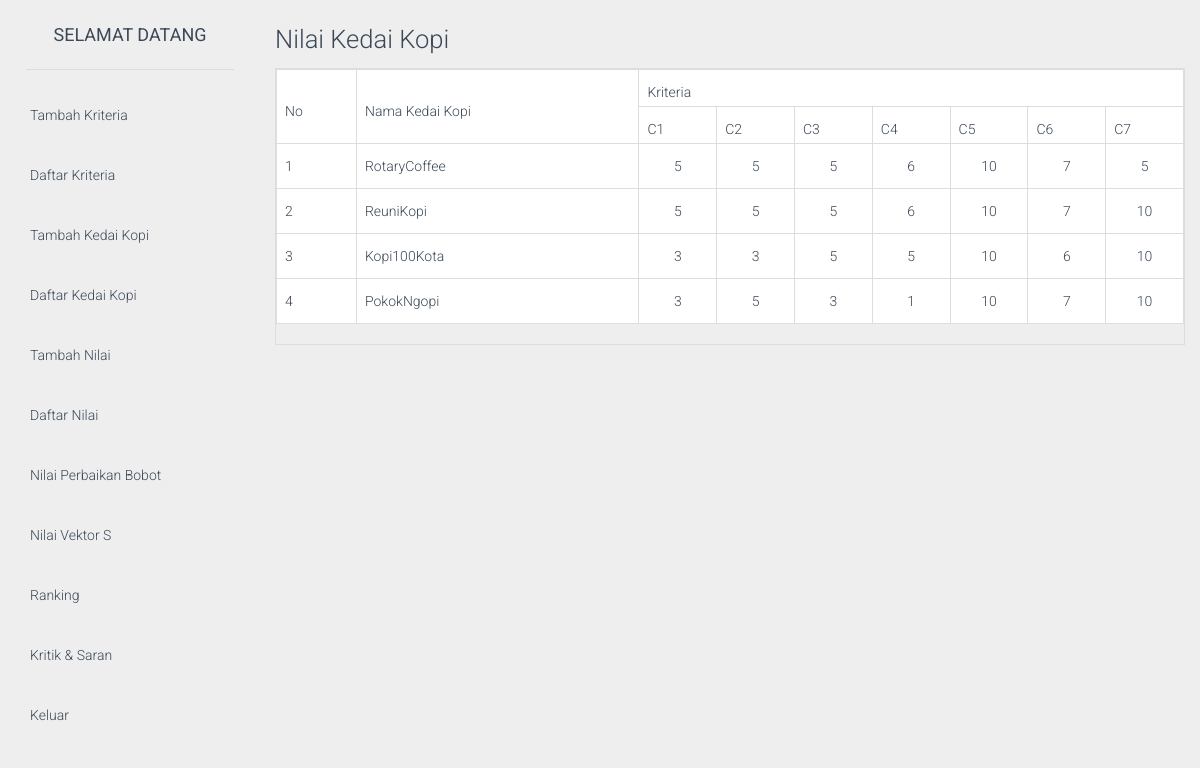
/login/dashboard/index.php?page=6 (signed in), run on an earlier commit of the app's database.
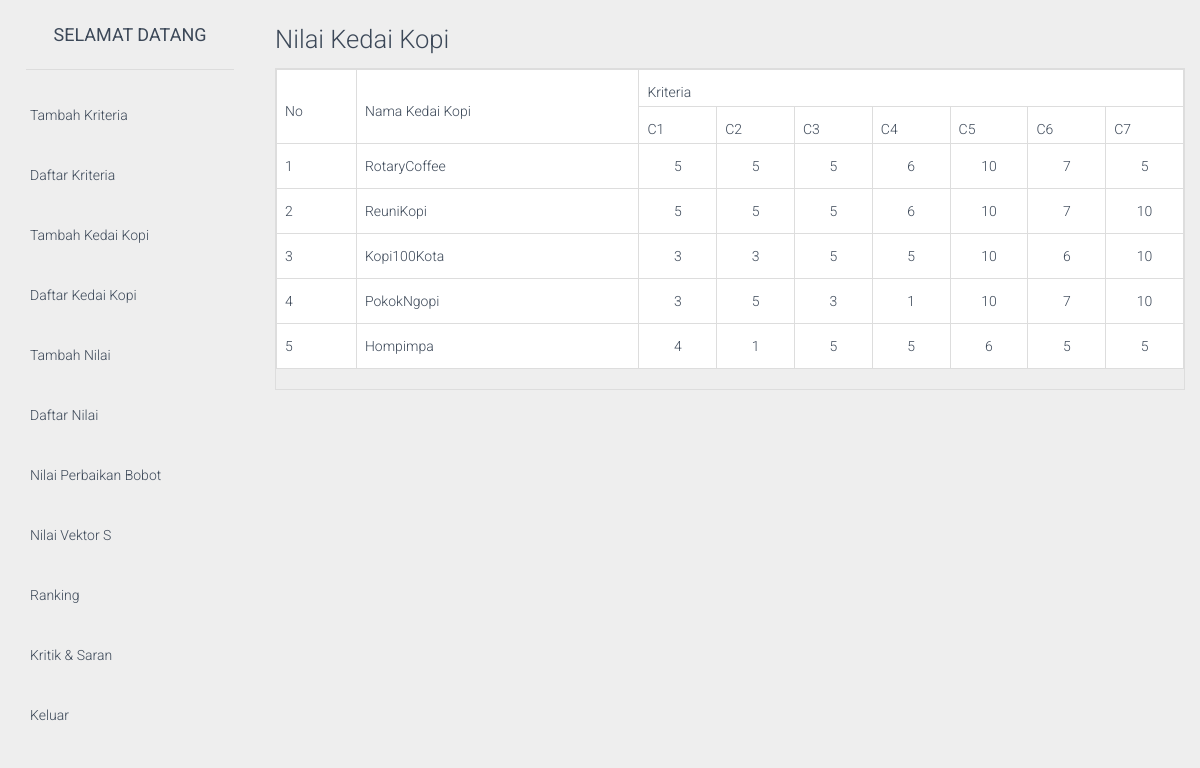
And on a later commit of the database.
### tables this page shows
CREATE TABLE `alternatif` (
  `id_alternatif` varchar(5) NOT NULL,
  `nm_alternatif` varchar(35) NOT NULL,
  `n_vektor_s` double NOT NULL,
  `n_vektor_v` double NOT NULL
);

CREATE TABLE `nilai` (
  `id_nilai` int(7) NOT NULL,
  `id_alternatif` varchar(7) NOT NULL,
  `id_kriteria` varchar(7) NOT NULL,
  `nilai` double NOT NULL
);

### login/dashboard/include/nilai_list.php (the view)
<?php
include ("../koneksi/koneksi.php");
$s=mysqli_query($conn, "select * from kriteria");
$h=mysqli_num_rows($s);
?>
<div class="box-header">
	<h3 class="box-title ">Nilai Kedai Kopi</h3>
</div>
<div class="table table-bordered table-responsive">
	<table class="table table-bordered table-responsive">
		<thead>
			<tr>
				<th rowspan="2">No</th>
				<th rowspan="2">Nama Kedai Kopi</th>
				<th colspan="<?php echo $h; ?>">Kriteria</th>
			</tr>
			<tr>
				<?php
for($n=1;$n<=$h;$n++){
	echo"<th>C{$n}</th>";
}
?>
			</tr>
		</thead>
		<tbody>
			<?php
$i=0;
$a=mysqli_query($conn, "select * from alternatif");
while($da=mysqli_fetch_assoc($a)){
	echo "<tr>
		<td>".(++$i)."</td>
		<td>$da[nm_alternatif]</td>";
		$idalt=$da['id_alternatif'];
			$n=mysqli_query($conn, "select * from nilai where id_alternatif='$idalt'");
		while($dn=mysqli_fetch_assoc($n)){
			echo "<td align='center'>$dn[nilai]</td>";
		}
		echo "</tr>\n";
}
?>
		</tbody>
	</table>
</div>

### login/dashboard/index.php (shortened to what this page needs)
<?php
$role = "";
if ($_SESSION['role_user'] == 0) {
	$role = "Admin";
}
$getPage = $_GET['page'];
switch ($getPage) {
    case 6:
        $page               = "include/nilai_list.php";
        break;
}
?>
<!doctype html>
<html lang="en">
<head>
    <?php
        include "include/libs.php";
    ?>
</head>
<body>
    <div class="wrapper">
        <div class="sidebar" data-color="purple" data-image="../assets/img/sidebar-1.jpg">
            <div class="logo">
                <a href="" class="simple-text">
                    Selamat Datang
                </a>
            </div>
            <div class="sidebar-wrapper">
                <?php if($role == "Admin"){
                    echo '
                        <ul class="nav">
                            <li class="">
                                <a href="index.php?page=1">
                                    <p>Tambah Kriteria </p>
                                </a>
                            </li>
                            <li class="">
                                <a href="index.php?page=2">
                                    <p>Daftar Kriteria</p>
                                </a>
                            </li>
                            <li class="">
                                <a href="index.php?page=3">
                                    <p>Tambah Kedai Kopi</p>
                                </a>
                            </li>
                            <li class="">
                                <a href="index.php?page=4">
                                    <p>Daftar Kedai Kopi</p>
                                </a>
                            </li>
                            <li class="">
                                <a href="index.php?page=5">
                                    <p>Tambah Nilai</p>
                                </a>
                            </li>
                            <li class="">
                                <a href="index.php?page=6">
                                    <p>Daftar Nilai</p>
                                </a>
                            </li>
                            <li class="">
                                <a href="index.php?page=7">
                                    <p>Nilai Perbaikan Bobot</p>
                                </a>
                            </li>
                            <li class="">
                                <a href="index.php?page=8">
                                    <p>Nilai Vektor S</p>
                                </a>
                            </li>
                            <li class="">
                                <a href="index.php?page=9">
                                    <p>Ranking</p>
                                </a>
                            </li>
                            <li class="">
                                <a href="index.php?page=10">
                                    <p>Kritik & Saran</p>
                                </a>
                            </li>
                            <li>
                                <a href="../logout.php">
                                    <p>Keluar</p>
                                </a>
                            </li>
                        </ul>
                    ';
                }?>
            </div>
        </div>
        <div class="main-panel">
            <div class="content">
                <div class="container-fluid">
                    <?php
                    include $page;
                    ?>
                </div>
            </div>
        </div>
    </div>
</body>
</html>

### login/dashboard/include/libs.php (shortened to what this page needs)
<link href="../assets/css/bootstrap.min.css" rel="stylesheet" />
<link href="../assets/css/material-dashboard.css?v=1.2.0" rel="stylesheet" />
<link href="../assets/css/demo.css" rel="stylesheet" />
<link href="../assets/css/font-awesome.min.css" rel="stylesheet">

What changed in the data, as far as the page shows it:
added alternatif: nm_alternatif "Hompimpa"
added nilai: nilai "4", shown under "Hompimpa"
added nilai: nilai "1", shown under "Hompimpa"
added nilai: nilai "5", shown under "Hompimpa"
added nilai: nilai "5", shown under "Hompimpa"
added nilai: nilai "6", shown under "Hompimpa"
added nilai: nilai "5", shown under "Hompimpa"
added nilai: nilai "5", shown under "Hompimpa"
